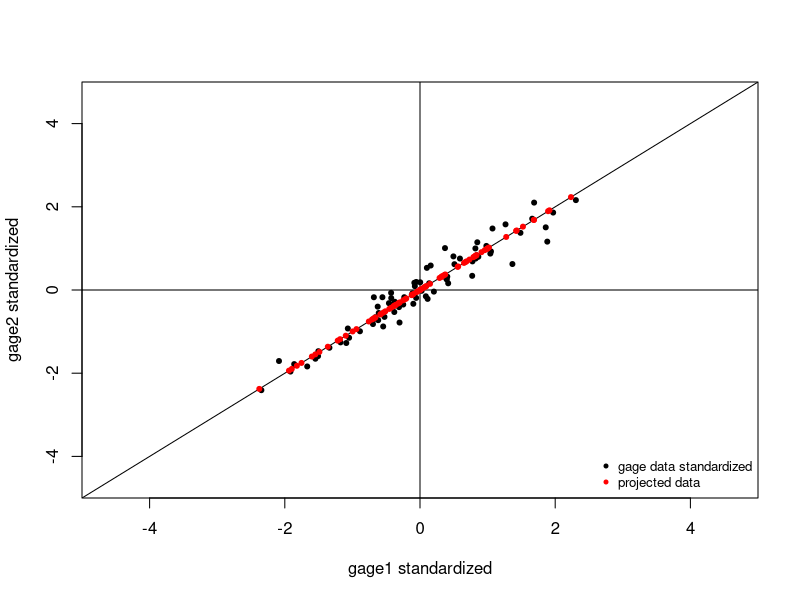
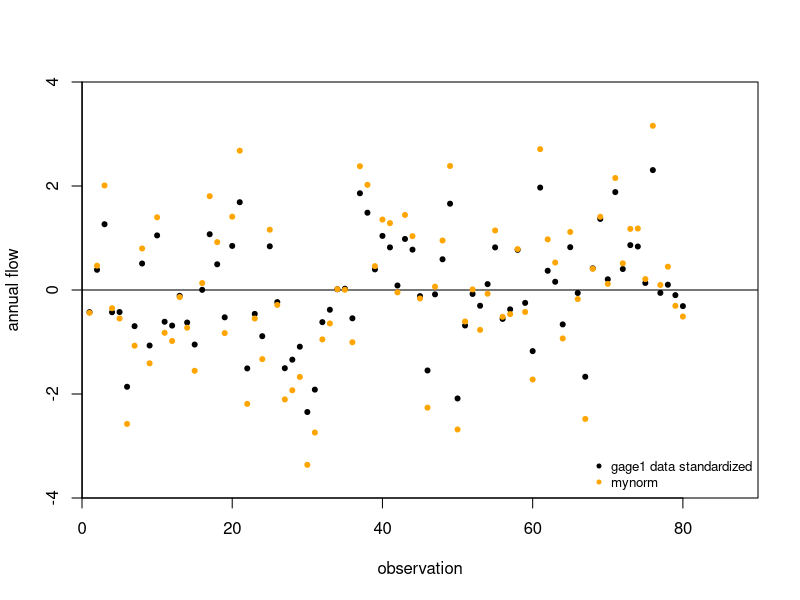
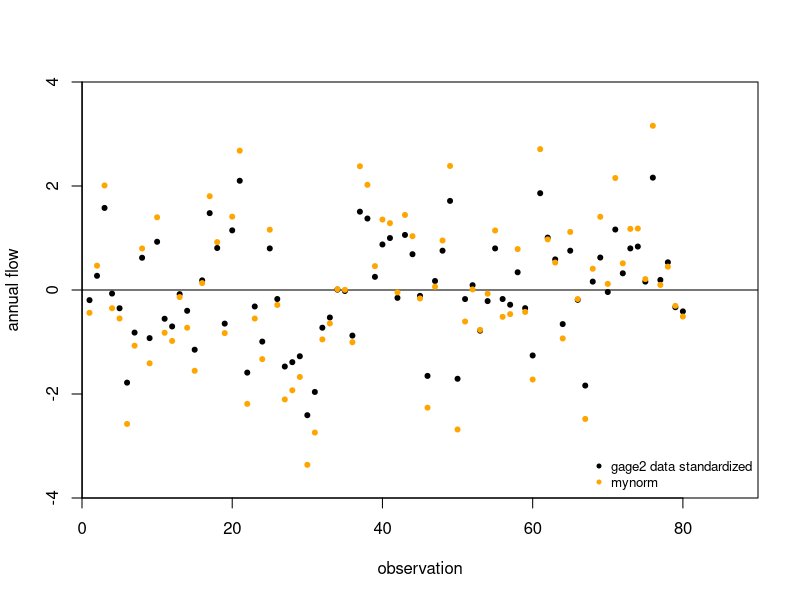
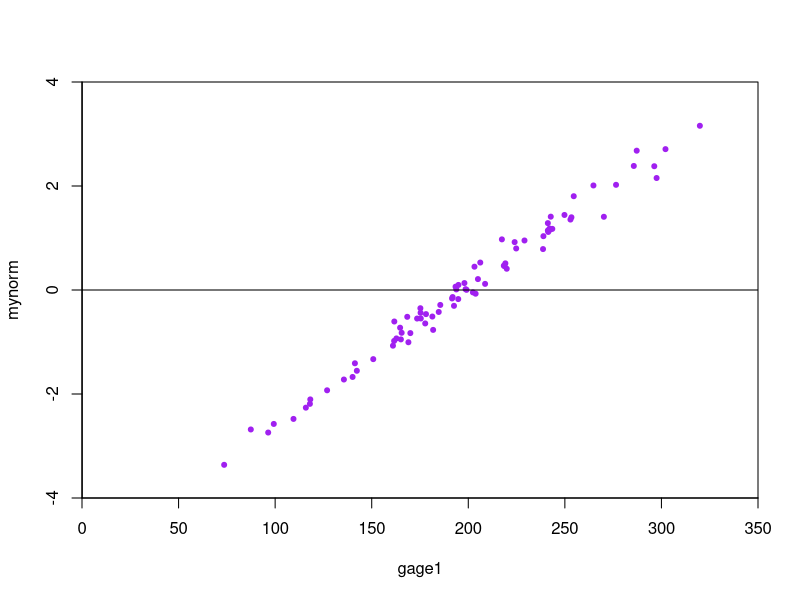
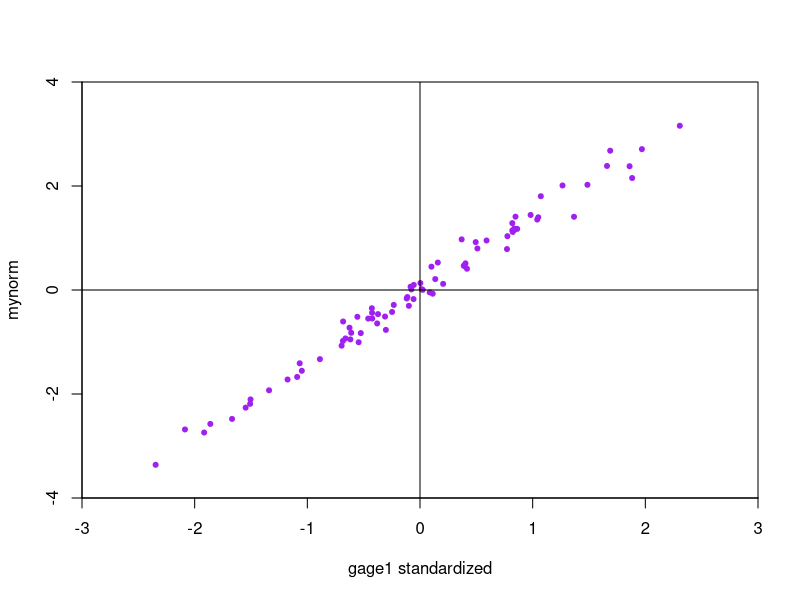
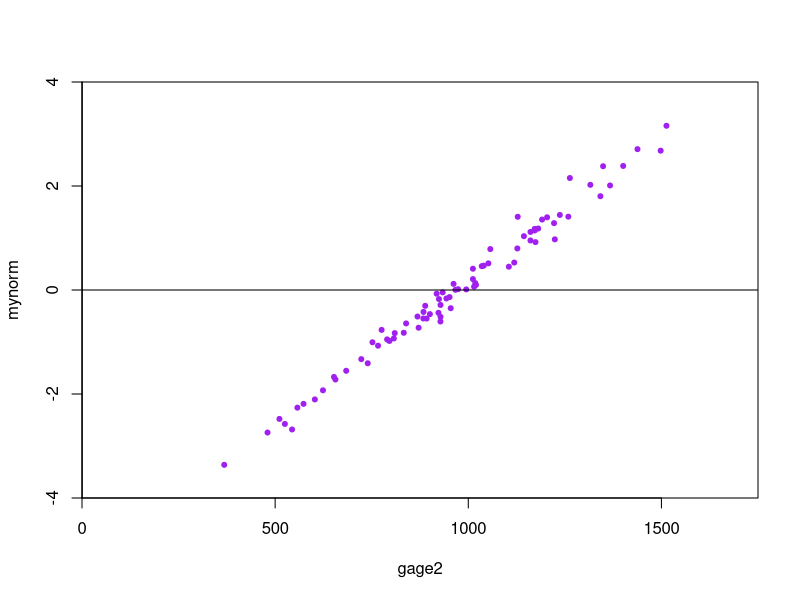
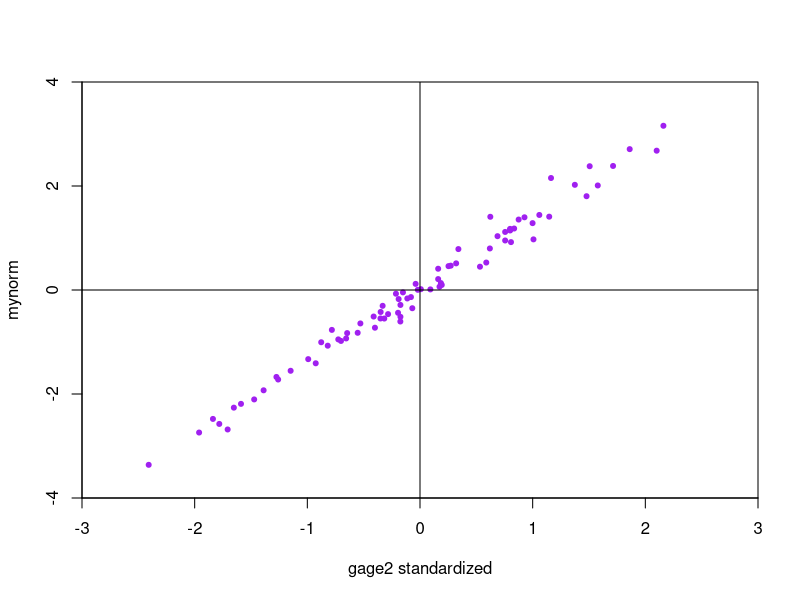

These charts were generated, in order, by the following R code:
#doc: this script explores collinearity in flow data from two gages in Western, MA
#data is standardized, projected onto 1:1 line and Euclidean norms are calculated
setwd("~/r/bee6300/hw1")
#read in files
flow.data1 <- read.csv('gage1.csv',header=T)
flow.data2 <- read.csv('gage2.csv',header=T)
#separate flow data by gage
x1 <- flow.data1$flow
x2 <- flow.data2$flow
#Standardize time series - subtract mean and divide by sd
x1_scale <- (x1 - mean(x1))/sd(x1)
x2_scale <- (x2 - mean(x2))/sd(x2)
#Combine the data into a single n×2 matrix, X
X <- cbind(x1_scale, x2_scale)
# plot gage data
plot(X, pch = 20, yaxs ="i", xaxs = "i", xlim = c(-5,5), ylim = c(-5, 5), 
     xlab = "gage1 standardized", ylab = "gage2 standardized")
legend("bottomright", legend=c("gage data standardized", "projected data"),
       col=c("black", "red"), pch=20:20, cex=0.8, bty = "n")
abline(0,1, h = 0, v = 0, untf = FALSE, col = "black")
#create projection matrix
u <- c(2,2)
norm_u <- norm(u,type = "2")
P <- u%*%t(u)/norm_u^2
#project data onto 1:1 line
Xp <- X%*%P 
"
P <- X%*%(solve(t(X)%*%X))%*%t(X) 
#got computational singular (not invertible)
#P <- X%*%t(X)
#you don't make a projection matrix out of the data set 
#the projection matrix is formed by the variable you are trying to project onto 
#create projection matrix from any vector along the 1:1 line 
#define u as c(1,1) or c(5,5) P= u%*%t(u(/norm_u^2))
#Px 2X2 by 2X1 is stream flow for one year (scalar)
#Xp is how to multiply 82X2 by 2X2 for all recorded years 
"
dim(X)
dim(Xp)
dim(P)
points(Xp,type = "p", pch = 20, col = "red")
#calculate Euclidean norm of each new data point 
mynorm <- numeric(length = 80)
for (i in 1:(length(Xp)/2)) {
  mynorm[i] <- sqrt(2)*Xp[i,1]
}
mynorm 
#indicates which of the projected data are in the 3rd quadrant
#neg <- which(Xp[,1]<0 & Xp[,2]<0)
#multiplies the norm for those projected data points by -1
#mynorm[neg] <- mynorm[neg]*-1
#points(mynorm,type = "p", pch = 20, col = "green")
#mynorm over gage1 standardized
plot(x1_scale, pch = 20, yaxs ="i", xaxs = "i", xlim = c(0,90), ylim = c(-4,4),
     ylab = "annual flow", xlab = "observation") 
abline(h = 0, v = 0, untf = FALSE, col = "black")
#xlim = c(0,90), ylim = c(0, 400)
legend("bottomright", legend=c("gage1 data standardized", "mynorm"),
       col=c("black", "orange"), pch=20:20, cex=0.8, bty = "n")
points(mynorm,type = "p", pch = 20, col = "orange")
#mynorm over gage2 standardized
plot(x2_scale, pch = 20, yaxs ="i", xaxs = "i", xlim = c(0,90),ylim = c(-4,4),
     ylab = "annual flow", xlab = "observation")
abline(h = 0, v = 0, untf = FALSE, col = "black")
#xlim = c(0,90), ylim = c(0, 2000)
legend("bottomright", legend=c("gage2 data standardized", "mynorm"),
       col=c("black", "orange"), pch=20:20, cex=0.8,  bty = "n")
points(mynorm,type = "p", pch = 20, col = "orange")
#mynorm as a function of gage1
plot(x1, mynorm, pch = 20, col = "purple", yaxs ="i", xaxs = "i", xlim = c(0,350), ylim = c(-4, 4)
   , ylab = "mynorm" , xlab = "gage1")
abline(h = 0, v = 0, untf = FALSE, col = "black")
#mynorm as a function of gage1 standardized
plot(x1_scale, mynorm, pch = 20, col = "purple", yaxs ="i", xaxs = "i", xlim = c(-3,3), ylim = c(-4,4),
     ylab = "mynorm" , xlab = "gage1 standardized")
abline(h = 0, v = 0, untf = FALSE, col = "black")
#mynorm as a function of gage2
plot(x2, mynorm, pch = 20, col = "purple", yaxs ="i", xaxs = "i", xlim = c(0,1750), ylim = c(-4, 4)
  , ylab = "mynorm", xlab = "gage2")
abline(h = 0, v = 0, untf = FALSE, col = "black")
#mynorm as a function of gage2 standardized
plot(x2_scale, mynorm, pch = 20, col = "purple", yaxs ="i", xaxs = "i", xlim = c(-3,3), ylim = c(-4,4),
     ylab = "mynorm" , xlab = "gage2 standardized")
abline(h = 0, v = 0, untf = FALSE, col = "black")
